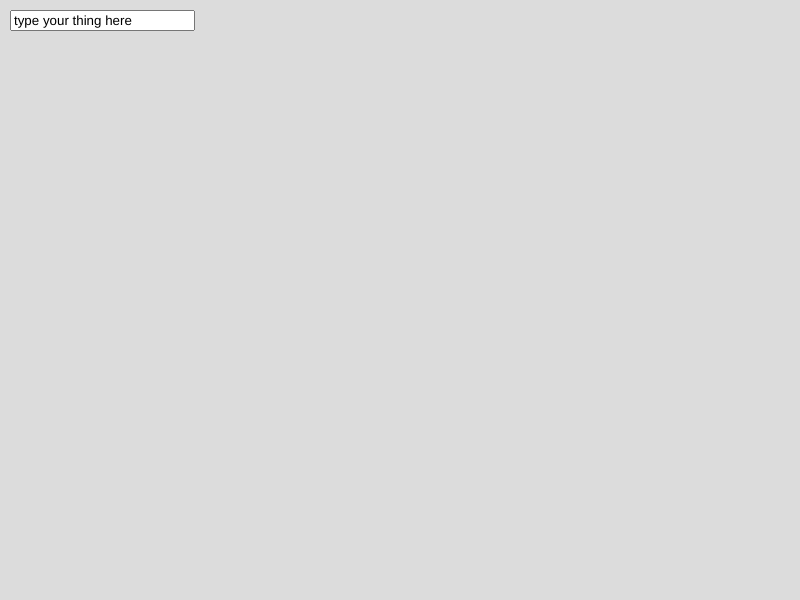
Frame 1 (no input)
Frame 60 (no input): identical to frame 1, image omitted
Frame 120 (the mouse pressed at the canvas centre since frame 60): identical to frame 1, image omitted

The p5.js sketch that drew this single still picture (run headless with seeded random() and noise() and a simulated clock; from frame 60 on, the mouse is pressed at the canvas centre):

// p5.js sketch
// ── sketch.js
let field; // var to hold the text box
let t = ''; // var to hold the input

function setup() {
  createCanvas(800, 600);
  // create the input 
  field = createInput('type your thing here');
  // position it
  field.position(10, 10);
  // what to do when there is an input
  field.input(readText);
}

function draw() {
  background(220);
  // write the text to screen
  text(t, 100, 100);
}

// this is triggered when there is input
function readText() {
  // store the value from the text box into the variable
  t = this.value();
}
